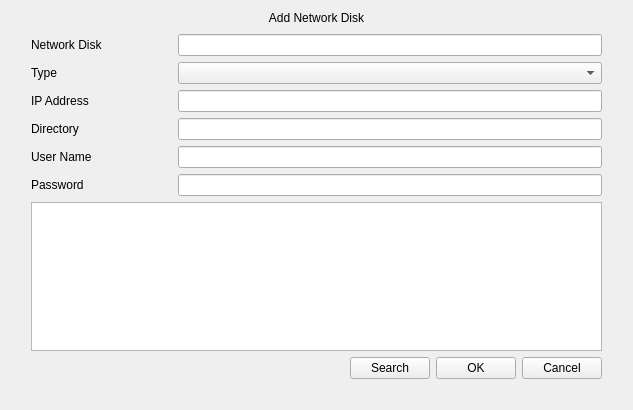
<?xml version="1.0" encoding="UTF-8"?>
<ui version="4.0">
 <class>AddNetworkDisk</class>
 <widget class="QWidget" name="AddNetworkDisk">
  <property name="geometry">
   <rect>
    <x>0</x>
    <y>0</y>
    <width>633</width>
    <height>410</height>
   </rect>
  </property>
  <property name="windowTitle">
   <string>Dialog</string>
  </property>
  <layout class="QVBoxLayout" name="verticalLayout">
   <property name="spacing">
    <number>0</number>
   </property>
   <item>
    <widget class="QLabel" name="label_title">
     <property name="text">
      <string>Add Network Disk</string>
     </property>
     <property name="alignment">
      <set>Qt::AlignCenter</set>
     </property>
    </widget>
   </item>
   <item>
    <widget class="QWidget" name="widget_background" native="true">
     <property name="sizePolicy">
      <sizepolicy hsizetype="Preferred" vsizetype="Expanding">
       <horstretch>0</horstretch>
       <verstretch>0</verstretch>
      </sizepolicy>
     </property>
     <property name="focusPolicy">
      <enum>Qt::StrongFocus</enum>
     </property>
     <layout class="QVBoxLayout" name="verticalLayout_2">
      <property name="leftMargin">
       <number>20</number>
      </property>
      <property name="rightMargin">
       <number>20</number>
      </property>
      <property name="bottomMargin">
       <number>20</number>
      </property>
      <item>
       <layout class="QGridLayout" name="gridLayout">
        <item row="3" column="0">
         <widget class="QLabel" name="label_directory">
          <property name="text">
           <string>Directory</string>
          </property>
         </widget>
        </item>
        <item row="0" column="1">
         <widget class="MyLineEdit" name="lineEdit_networkDisk">
          <property name="sizePolicy">
           <sizepolicy hsizetype="Expanding" vsizetype="Fixed">
            <horstretch>3</horstretch>
            <verstretch>0</verstretch>
           </sizepolicy>
          </property>
          <property name="maxLength">
           <number>32</number>
          </property>
         </widget>
        </item>
        <item row="1" column="0">
         <widget class="QLabel" name="label_type">
          <property name="text">
           <string>Type</string>
          </property>
         </widget>
        </item>
        <item row="3" column="1">
         <widget class="MyLineEdit" name="lineEdit_directory">
          <property name="maxLength">
           <number>64</number>
          </property>
         </widget>
        </item>
        <item row="2" column="1">
         <widget class="MyLineEdit" name="lineEdit_ipAddress">
          <property name="maxLength">
           <number>64</number>
          </property>
         </widget>
        </item>
        <item row="2" column="0">
         <widget class="QLabel" name="label_ipAddress">
          <property name="text">
           <string>IP Address</string>
          </property>
         </widget>
        </item>
        <item row="4" column="0">
         <widget class="QLabel" name="labelUserName">
          <property name="text">
           <string>User Name</string>
          </property>
         </widget>
        </item>
        <item row="0" column="0">
         <widget class="QLabel" name="label_networkDisk">
          <property name="sizePolicy">
           <sizepolicy hsizetype="Preferred" vsizetype="Preferred">
            <horstretch>1</horstretch>
            <verstretch>0</verstretch>
           </sizepolicy>
          </property>
          <property name="text">
           <string>Network Disk</string>
          </property>
         </widget>
        </item>
        <item row="1" column="1">
         <widget class="ComboBox" name="comboBox_type"/>
        </item>
        <item row="5" column="0">
         <widget class="QLabel" name="labelPassword">
          <property name="text">
           <string>Password</string>
          </property>
         </widget>
        </item>
        <item row="4" column="1">
         <widget class="MyLineEdit" name="lineEditUserName"/>
        </item>
        <item row="5" column="1">
         <widget class="MyLineEdit" name="lineEditPassword"/>
        </item>
       </layout>
      </item>
      <item>
       <widget class="TableView" name="tableView"/>
      </item>
      <item>
       <spacer name="verticalSpacer">
        <property name="orientation">
         <enum>Qt::Vertical</enum>
        </property>
        <property name="sizeHint" stdset="0">
         <size>
          <width>20</width>
          <height>0</height>
         </size>
        </property>
       </spacer>
      </item>
      <item>
       <layout class="QHBoxLayout" name="horizontalLayout">
        <item>
         <spacer name="horizontalSpacer">
          <property name="orientation">
           <enum>Qt::Horizontal</enum>
          </property>
          <property name="sizeHint" stdset="0">
           <size>
            <width>40</width>
            <height>20</height>
           </size>
          </property>
         </spacer>
        </item>
        <item>
         <widget class="QPushButton" name="pushButton_search">
          <property name="text">
           <string>Search</string>
          </property>
         </widget>
        </item>
        <item>
         <widget class="QPushButton" name="pushButton_ok">
          <property name="text">
           <string>OK</string>
          </property>
         </widget>
        </item>
        <item>
         <widget class="QPushButton" name="pushButton_cancel">
          <property name="text">
           <string>Cancel</string>
          </property>
         </widget>
        </item>
       </layout>
      </item>
     </layout>
    </widget>
   </item>
  </layout>
 </widget>
 <customwidgets>
  <customwidget>
   <class>MyLineEdit</class>
   <extends>QLineEdit</extends>
   <header>mylineedit.h</header>
  </customwidget>
  <customwidget>
   <class>TableView</class>
   <extends>QTableView</extends>
   <header>tableview.h</header>
  </customwidget>
  <customwidget>
   <class>ComboBox</class>
   <extends>QComboBox</extends>
   <header>combobox.h</header>
  </customwidget>
 </customwidgets>
 <resources/>
 <connections/>
</ui>
